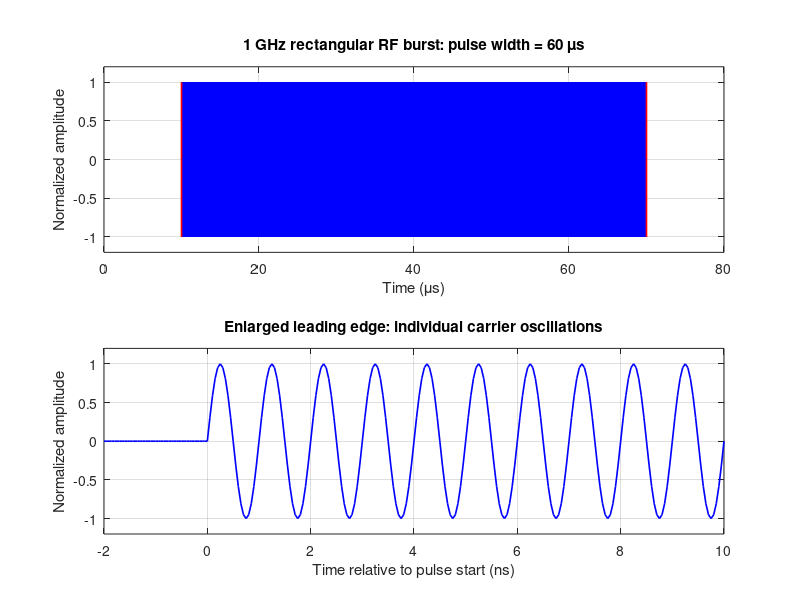

Write MATLAB code to recreate this figure. (Note: this script raises an error after producing the figure.)
%% Hypoband long-pulse examples
% 1 GHz carrier, 60 us rectangular pulse, PRF = 1000 Hz.

clear; clc; close all;

%% Parameters
f0 = 1e9;                  % Carrier frequency (Hz)
A0 = 1;                    % Normalized amplitude
PW = 60e-6;                % Rectangular pulse width (s)
PRF = 1000;                % Pulse repetition frequency (Hz)

Trep = 1/PRF;              % Start-to-start interval: 1 ms
Toff = Trep - PW;          % Off time: 940 us
duty = PW/Trep;            % Duty cycle: 0.06
tStart = 10e-6;            % Start of isolated pulse for display

% 20 samples per carrier cycle for RF waveform plots
fs = 20*f0;
dt = 1/fs;

%% 1. Rectangular RF burst: time domain
t = 0:dt:80e-6;

envelope = double(t >= tStart & t < tStart + PW);
a = A0*envelope .* sin(2*pi*f0*(t-tStart));

figure('Color','w','Name','Long RF pulse: time domain', ...
       'Position',[100 100 1100 700]);

subplot(2,1,1);
plot(t*1e6,a,'b','LineWidth',0.5);
hold on;
plot(t*1e6,A0*envelope,'r','LineWidth',1.2);
plot(t*1e6,-A0*envelope,'r','LineWidth',1.2);
xlabel('Time (\mus)');
ylabel('Normalized amplitude');
title('1 GHz rectangular RF burst: pulse width = 60 \mus');
xlim([0 80]);
ylim([-1.2 1.2]);
grid on; box on;

% Show ten individual cycles near the start
subplot(2,1,2);
tZoom = (-2e-9):dt:(10e-9);
aZoom = A0*double(tZoom >= 0) .* sin(2*pi*f0*tZoom);

plot(tZoom*1e9,aZoom,'b','LineWidth',1.2);
xlabel('Time relative to pulse start (ns)');
ylabel('Normalized amplitude');
title('Enlarged leading edge: individual carrier oscillations');
xlim([-2 10]);
ylim([-1.2 1.2]);
grid on; box on;

%% 2. Analytical spectrum of ONE rectangular RF burst
% Fourier transform convention: integral a(t)*exp(-j*2*pi*f*t) dt


df = linspace(-100e3,100e3,40001);
f = f0 + df;

% Exact transform of a sine burst on 0 <= t <= PW
Sminus = sincNormalized((f-f0)*PW);
Splus  = sincNormalized((f+f0)*PW);

F = A0*PW/(2*1i) .* ( ...
    exp(-1i*pi*(f-f0)*PW).*Sminus ...
  - exp(-1i*pi*(f+f0)*PW).*Splus);

% Shift pulse start; this affects phase only
F = F .* exp(-1i*2*pi*f*tStart);
Fmag = abs(F);

figure('Color','w','Name','Single-pulse spectrum', ...
       'Position',[150 150 1100 500]);

plot(df/1e3,Fmag,'b','LineWidth',1.4);
hold on;

% For this integer-cycle burst, first nulls are f0 +/- 1/PW
nullOffset = 1/PW;
plot([-nullOffset nullOffset]/1e3,[0 0], ...
     'ro','MarkerFaceColor','r');

xlabel('Frequency offset from 1 GHz (kHz)');
ylabel('|A(f)| (s)');
title('Analytical spectrum of one 60 \mus rectangular RF burst');
xlim([-100 100]);
grid on; box on;
legend('Spectrum','First nulls','Location','northeast');

%% 3. Gaussian-modulated RF pulse
% Choose 60 us as the AMPLITUDE-envelope FWHM.
% Gaussian tails extend beyond the FWHM interval.
gaussianFWHM = 60e-6;
sigma = gaussianFWHM/(2*sqrt(2*log(2)));
tc = 100e-6;

tg = 0:dt:200e-6;

Genv = exp(-0.5*((tg-tc)/sigma).^2);
g = A0*Genv .* cos(2*pi*f0*(tg-tc));

figure('Color','w','Name','Gaussian RF pulse', ...
       'Position',[200 100 1100 700]);

subplot(2,1,1);
plot(tg*1e6,g,'b','LineWidth',0.5);
hold on;
plot(tg*1e6,A0*Genv,'r','LineWidth',1.4);
plot(tg*1e6,-A0*Genv,'r','LineWidth',1.4);

% Half-amplitude points
plot((tc + [-1 1]*gaussianFWHM/2)*1e6, ...
     [0.5 0.5]*A0,'ko','MarkerFaceColor','k');

xlabel('Time (\mus)');
ylabel('Normalized amplitude');
title('Gaussian RF pulse: amplitude-envelope FWHM = 60 \mus');
xlim([0 200]);
ylim([-1.2 1.2]);
grid on; box on;

subplot(2,1,2);
tgZoom = (-5e-9):dt:(5e-9);
gZoom = A0*exp(-0.5*(tgZoom/sigma).^2) ...
      .* cos(2*pi*f0*tgZoom);

plot(tgZoom*1e9,gZoom,'b','LineWidth',1.2);
xlabel('Time relative to Gaussian pulse centre (ns)');
ylabel('Normalized amplitude');
title('Carrier oscillations near the pulse centre');
xlim([-5 5]);
ylim([-1.2 1.2]);
grid on; box on;

%% 4. Rectangular pulse train: timing envelope
% Plot the envelope on a millisecond scale.
% The 1 GHz carrier exists inside each pulse but is not drawn here.

numberOfPulses = 4;

figure('Color','w','Name','Pulse train: 6 percent duty cycle', ...
       'Position',[250 200 1150 450]);
hold on;

for k = 0:numberOfPulses-1
    ts = k*Trep;

    % Filled rectangular envelope
    patch([ts ts ts+PW ts+PW]*1e3, ...
          [0 A0 A0 0], ...
          [0.25 0.55 1], ...
          'EdgeColor','b','FaceAlpha',0.7);

    % Zero baseline during off time
    plot([ts+PW ts+Trep]*1e3,[0 0],'b','LineWidth',1);
end

xlabel('Time (ms)');
ylabel('Normalized RF envelope');
title('60 \mus pulses: PRF = 1000 Hz, duty cycle = 6%');
xlim([-0.1 numberOfPulses*Trep*1e3]);
ylim([-0.05 1.25]);
xticks(0:1:numberOfPulses);
grid on; box on;

text(0.12,1.10,'Pulse width = 60 \mus');
text(1.12,1.10,'Start-to-start = 1 ms');
text(2.12,1.10,'Off time = 940 \mus');

%% Print calculated parameters
fprintf('Carrier frequency: %.2f GHz\n',f0/1e9);
fprintf('Pulse width: %.1f us\n',PW*1e6);
fprintf('PRF: %.0f Hz\n',PRF);
fprintf('Repetition interval: %.2f ms\n',Trep*1e3);
fprintf('Off time: %.1f us\n',Toff*1e6);
fprintf('Duty cycle: %.1f %%\n',100*duty);
fprintf('Carrier cycles per rectangular pulse: %.0f\n',f0*PW);
fprintf('First-null offsets: +/- %.3f kHz\n',nullOffset/1e3);
fprintf('Null-to-null bandwidth: %.3f kHz\n',2/PW/1e3);

%% Local function: normalized sinc, no toolbox needed
function y = sincNormalized(x)
    y = ones(size(x));
    nonzero = (x ~= 0);
    y(nonzero) = sin(pi*x(nonzero))./(pi*x(nonzero));
end
